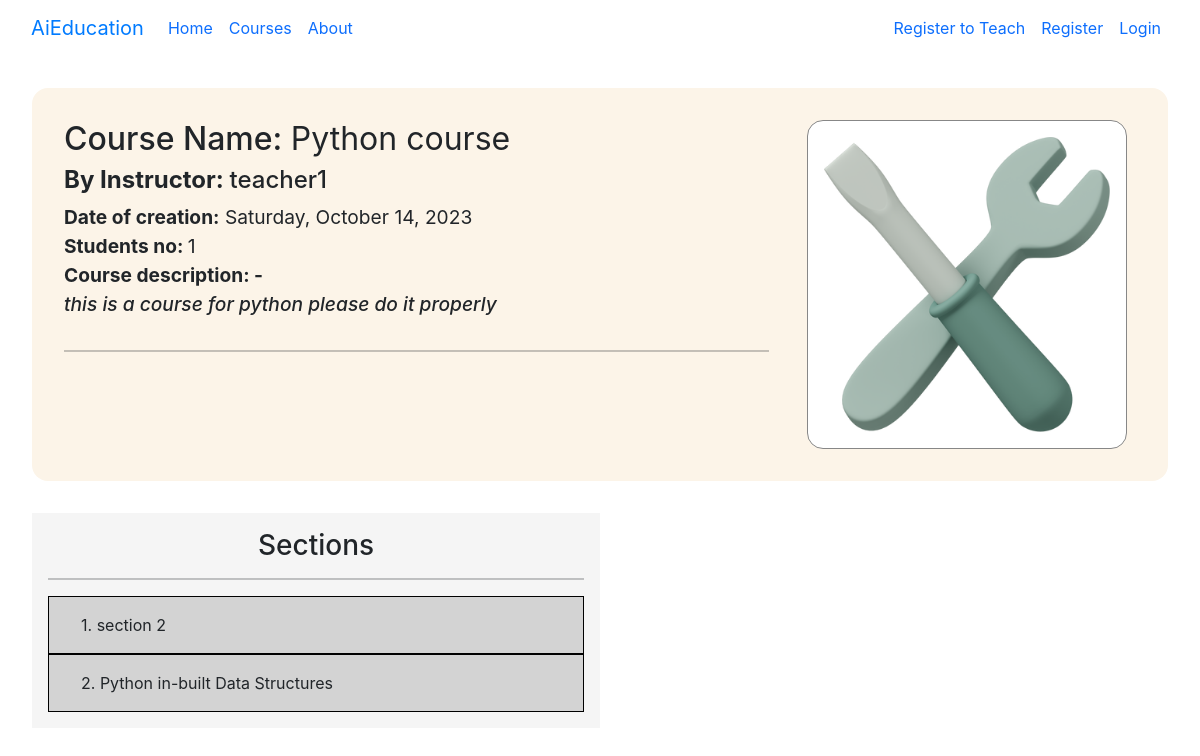
Page /courses/course-in/python-course-1/ on the committed database.
### courses/models.py (models this page shows, shortened)
class Course(models.Model):
    course_name = models.CharField(max_length=100)
    made_by_teacher = models.ForeignKey(to=Teacher , on_delete=models.CASCADE, related_name='made_course')
    student = models.ManyToManyField(Student ,through='Course_members', related_name='has_course') # To get through the model name
    course_img = models.ImageField(upload_to='photos/courses',blank=True) # to change the upload path
    course_description = models.CharField(max_length=300)
    slug = models.SlugField()
    iscomplete = models.BooleanField(default=False)
    Age_choices = [
        ('Age < 10', 'Age <10'),
        ('10 < Age < 15', '10 < Age < 15'),
        ('15 < Age < 18','15 < Age < 18'),
        ('Above 18', 'Above 18'),
        ('For all ages', 'For all ages'),]
    age_group = models.CharField(max_length=20, choices=Age_choices, default='For all ages')
    tz1 = pytz.timezone('Asia/Kolkata')
    current_time = timezone.now().astimezone(tz1)
    duration = timedelta(hours=5, minutes=30)
    current_date = current_time + duration
    date_generated = models.DateTimeField(default=current_date)
    class Meta:
        ordering = ["course_name"]

### accounts/models.py (models this page shows, shortened)
class Teacher(models.Model):
    name = models.CharField(max_length=50, unique=True)
    user = models.OneToOneField(to=User, on_delete=models.CASCADE, related_name='teacher')
    is_verified = models.BooleanField(default=False)
    number = models.CharField(max_length=11)
    profile_photo = models.ImageField(upload_to='photos/teacher', null=True, blank=True)
    bio = models.CharField(max_length=100, blank=True, null=True)
    GENDER_CHOICES = [
        ('Male', 'Male'),
        ('Female', 'Female'),
        ('None', 'None')]
    EXPERIENCE_CHOICES=[
        ('less then 1 year','less then 1 year'),('1 - 2 years','1 - 2 years'),
        ('2-4 years','2-4 years'),('5 years and above','5 years and above'),
    ]
    TYPE_USER = [
        ('student', 'student'),
        ('teacher', 'teacher'),
        ('admin', 'admin')]
    is_type = models.CharField(max_length=20, choices=TYPE_USER, default='teacher')
    gender = models.CharField(max_length=10, choices=GENDER_CHOICES, default='None')
    experience = models.CharField(max_length=30, choices=EXPERIENCE_CHOICES, default='less then 1 year')
    def __str__(self):
        return self.name

### sections/models.py (models this page shows, shortened)
class Section(models.Model):
    section_name = models.CharField(max_length=200)
    section_description = models.CharField(max_length=200)
    belong_to_course = models.ForeignKey(Course, on_delete=models.CASCADE, related_name='contains_sections')
    students_completed = models.ManyToManyField(Student, through='Section_completed', related_name='sections_completed')
    available_to_student = models.ManyToManyField(Student, through='Available_sections')
    Accessible_at_level = [('Easy','Easy'),
                          ('Medium','Medium'),
                          ('Hard','Hard'),
                          ('Expert','Expert')]
    Difficulty = models.CharField(max_length=20, choices=Accessible_at_level, default='Easy')
    slug = models.SlugField()

### courses/views.py (the view)
# urls.py: path('course-in/<slug:slug>/', views.SingleCourse.as_view(), name='singlecourse'),
class SingleCourse(DetailView):
    model = Course
    template_name = 'courses/course_detail.html'
    def get_context_data(self, **kwargs):
        context = super().get_context_data(**kwargs)
        context['current_course_slug'] = self.object.slug
        course1 = Course.objects.get(slug = self.object.slug)
        sections = course1.contains_sections.all()
        context['sections'] = sections
        if hasattr(self.request.user, 'student'):
           section_get = course1.contains_sections.filter(available_to_student=self.request.user.student)
           section_exclude = course1.contains_sections.exclude(available_to_student=self.request.user.student)
        else:
           section_get = None
           section_exclude = None
        context['available_sections'] = section_get
        context['excluded_sections'] = section_exclude
        return context

### courses/templates/courses/course_detail.html (shortened to what this page needs)
{% extends "base.html" %}
{% load static %}
{% block content %}
<div style="padding: 2em; padding-bottom: 0em;">
<div style="padding:2em 2em; background-color: rgb(252, 244, 232); border-radius: 1em;">
  <div class="row">
    <div class="col-lg-8">
      <h2>Course Name: <span style="font-weight:400;"> {{course.course_name}} </span></h2>
      <h4> <b>By Instructor: </b> {{ course.made_by_teacher}}</h4>
      <div style="font-size: 1.2em;"><b> Date of creation:</b> {{course.date_generated|date:"l, F j, Y"}} <br>
          <b>Students no: </b> {{course.student.count}} </div>
      <div class="row">
       <div class="col-lg-12">
         <p style="font-size: 1.2em; "><b> Course description: - </b><br>
           <span style="font-weight: 500;"> <i>{{course.course_description}} </i></span> </p>
       </div>
      </div>
      <hr>
    </div>
    <div class="col-lg-4" style="text-align: center;">
      <img class="course-detail-image"  src="{{course.course_img.url}}" alt="coures-image">
    </div>
  </div>
</div> </div>
<div class="row" style="margin: 0px; padding:2em;" >
  <div class="col-lg-6" style="background-color: whitesmoke; padding:1em;">
    <h3 style="text-align:center;"> Sections </h3>
  <hr>
{% if user.is_authenticated and user.student %}
{% if user.student in course.student.all  %}
  {% for section in available_sections %}
  <div style="background-color: lightblue; padding:0em 1em 1em; border:1px solid black; display: flex;
     justify-content:space-between; align-items: center;">
      <span style="padding: 1em 0em 0em 1em;">
        {{ forloop.counter }}.  {{ section.section_name}}
      </span>
      <span style="padding: 1em 0em 0em 1em; color:red;">Available to you</span>
      {% if user.teacher.name == course.made_by_teacher.name %}
      <span style="padding: 1em 0em 0em 1em;">
        <a class="btn btn-outline-danger" href="{% url 'sections:deletesection' slug=section.slug %}">
          Delete Section
        </a>
        <a class="btn btn-outline-primary" href="">
          Update Section
        </a>
      </span>
      {% endif %}
    </div>
    {% endfor %}
    {% for section in excluded_sections %}
    <div style="background-color: lightgrey; padding:0em 1em 1em; border:1px solid black; display: flex;
     justify-content:space-between; align-items: center;">
      <span style="padding: 1em 0em 0em 1em;">
        {{ forloop.counter }}.  {{ section.section_name }}
      </span>
      <span style="padding: 1em 0em 0em 1em; color:red;">Not Available</span>
      {% if user.teacher.name == course.made_by_teacher.name %}
      <span style="padding: 1em 0em 0em 1em;">
        <a class="btn btn-outline-danger" href="{% url 'sections:deletesection' slug=section.slug %}">
          Delete Section
        </a>
        <a class="btn btn-outline-primary" href="">
          Update Section
        </a>
      </span>
      {% endif %}
    </div>
    {% endfor%}
  {% else %}
  {% for section in sections %}
    <div style="background-color: lightgrey; padding:0em 1em 1em; border:1px solid black; display: flex;
     justify-content:space-between; align-items: center;">
      <span style="padding: 1em 0em 0em 1em;">
        {{ forloop.counter }}.  {{ section.section_name }}
      </span>
      {% if user.teacher.name == course.made_by_teacher.name %}
      <span style="padding: 1em 0em 0em 1em;">
        <a class="btn btn-outline-danger" href="{% url 'sections:deletesection' slug=section.slug %}">
          Delete Section
        </a>
        <a class="btn btn-outline-primary" href="">
          Update Section
        </a>
      </span>
      {% endif %}
    </div>
    {% endfor%}
  {% endif %}
{% else %}
  {% for section in sections %}
    <div style="background-color: lightgrey; padding:0em 1em 1em; border:1px solid black; display: flex;
     justify-content:space-between; align-items: center;">
      <span style="padding: 1em 0em 0em 1em;">
        {{ forloop.counter }}.  {{ section.section_name }}
      </span>
    </div>
    {% endfor%}
  {% endif %}
  </div>
</div>
{% endblock content %}

### static/courses/css/courses.css (style rules this page uses)
.course-detail-image { border: 1px solid rgb(135, 135, 135); background-color: rgb(255, 255, 255); width: 20em; padding:1em; border-radius: 1em; }

### rows in the picture
Course: course_name "Python course", made_by_teacher "teacher1", date_generated "Saturday, October 14, 2023", student.count "1", course_description "this is a course for python please do it properly", course_img (picture)
Section: section_name "section 2"
Section: section_name "Python in-built Data Structures"
